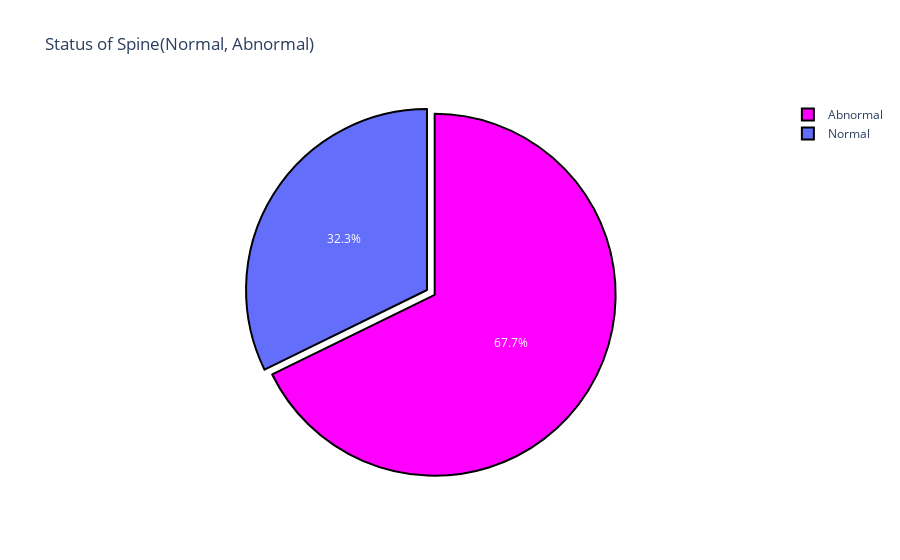

The notebook cell saved with this chart:
### Code cell
import plotly
import plotly.graph_objs as go
from plotly.offline import init_notebook_mode, iplot
init_notebook_mode(connected=True)
col = "Status"
grouped = pdata[col].value_counts().reset_index()
grouped = grouped.rename(columns = {col : "count", "index" : col})

## plot
colors = ['magenta', 'purplr']
trace = go.Pie(labels=grouped[col], values=grouped['count'], pull=[0.05, 0],marker=dict(colors=colors, line=dict(color='#000000', width=2)))
layout = {'title': 'Status of Spine(Normal, Abnormal)'}
fig = go.Figure(data = [trace], layout = layout)
iplot(fig)

### Figure 1 — Plotly figure (JSON) as saved in the notebook; plotly's stock layout.template omitted (floating-point values rounded to 4 significant figures)
{"data": [{"labels": ["Abnormal", "Normal"], "marker": {"colors": ["magenta", "purplr"], "line": {"color": "#000000", "width": 2}}, "pull": [0.05, 0], "type": "pie", "values": [210, 100]}], "layout": {"title": {"text": "Status of Spine(Normal, Abnormal)"}}}
